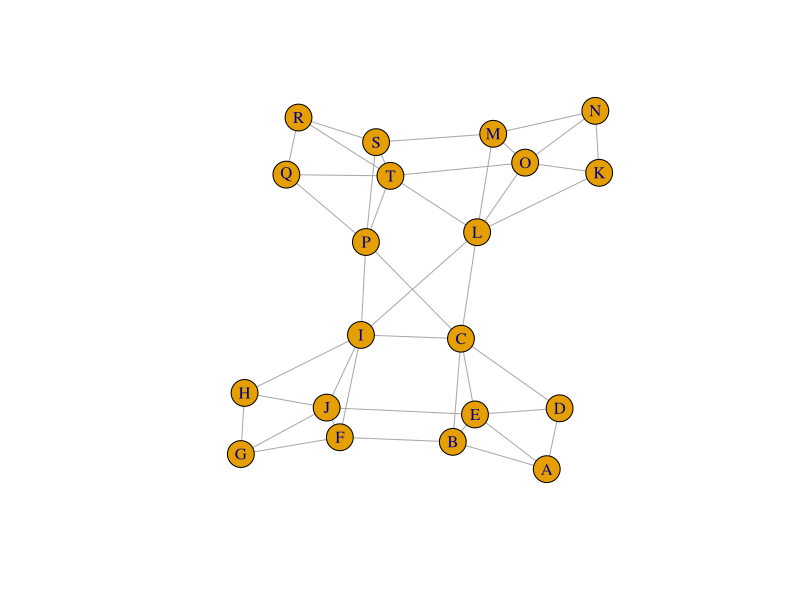
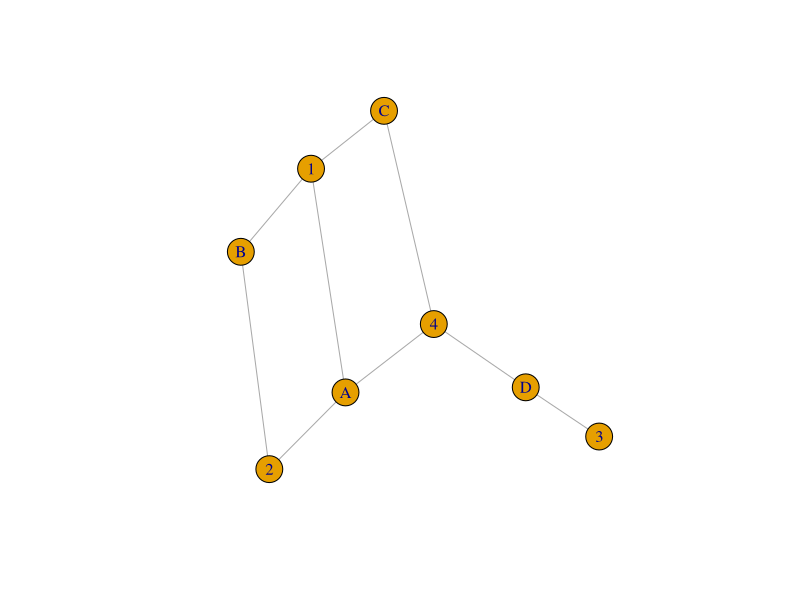
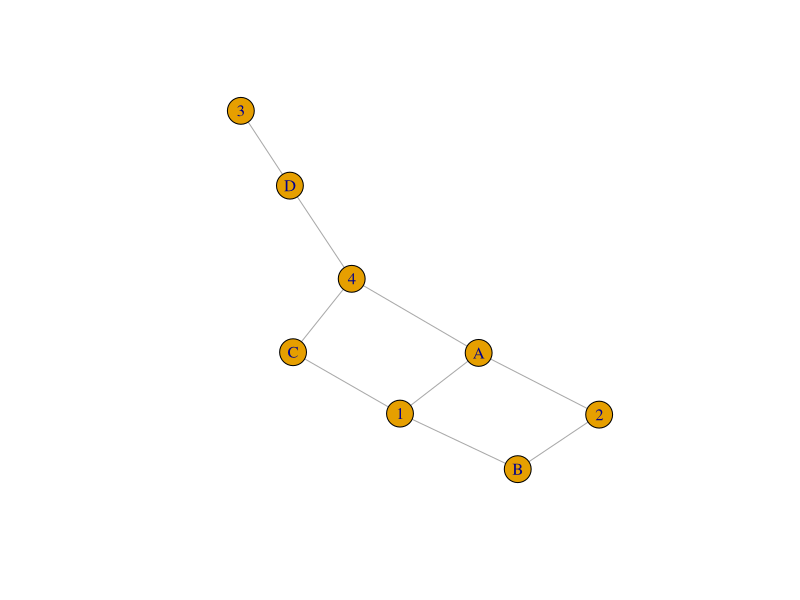
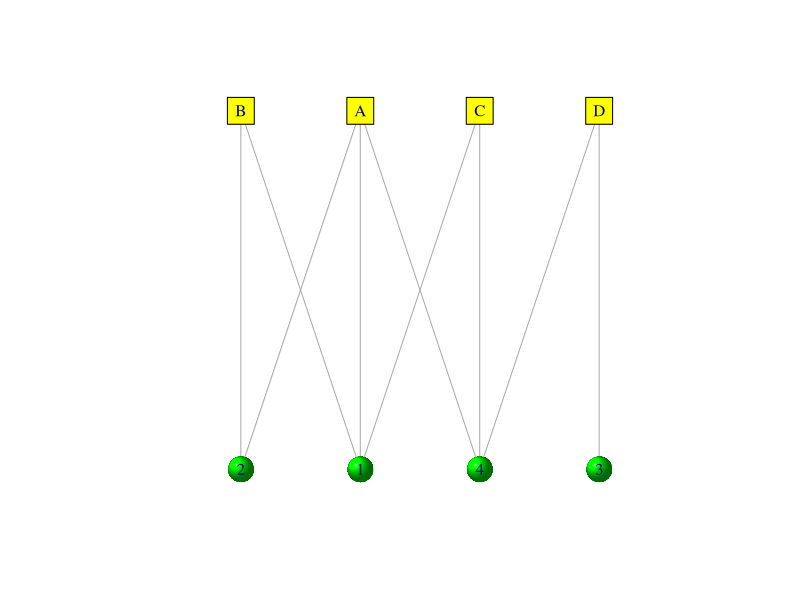
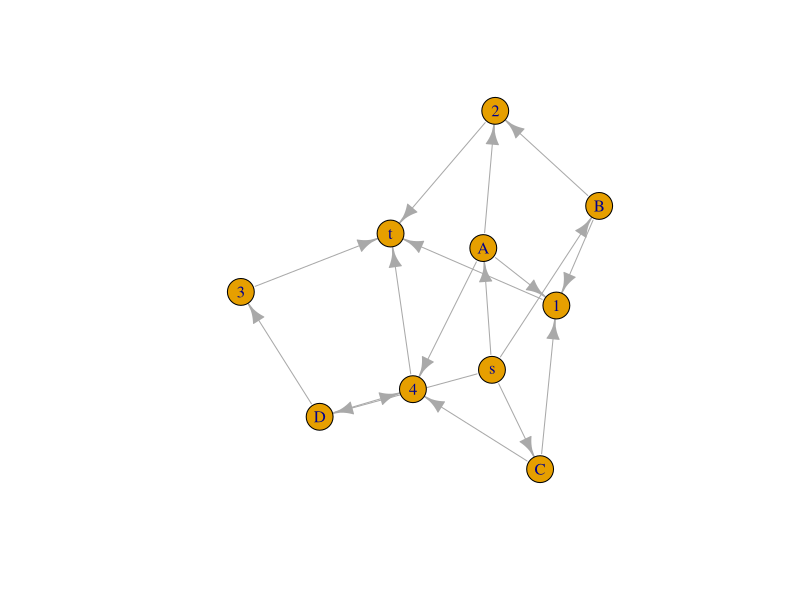
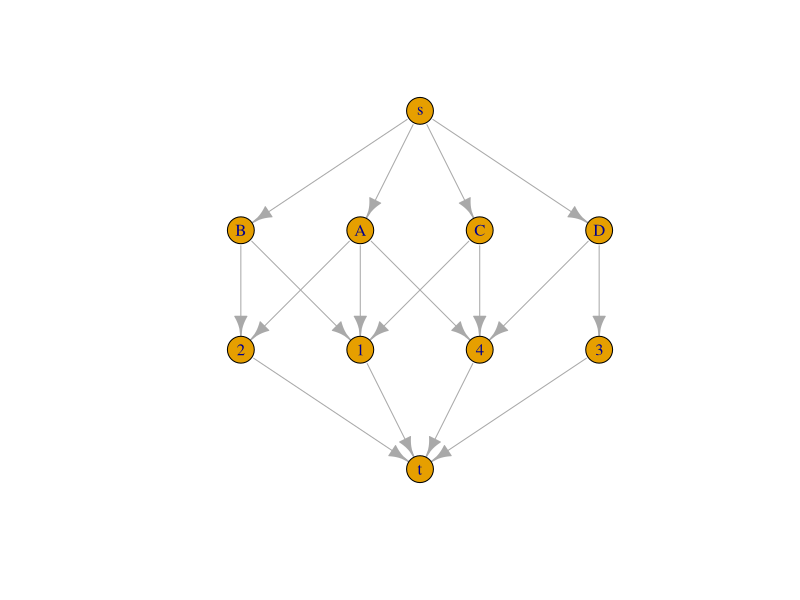
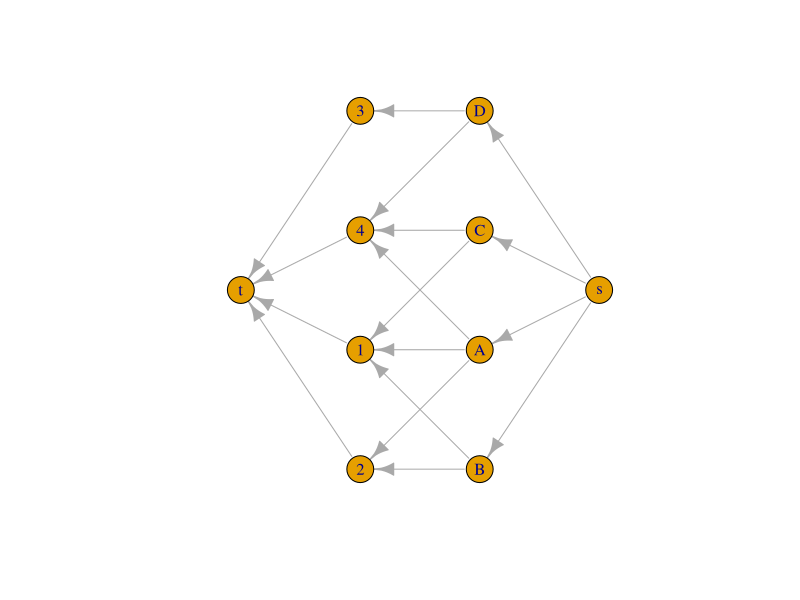
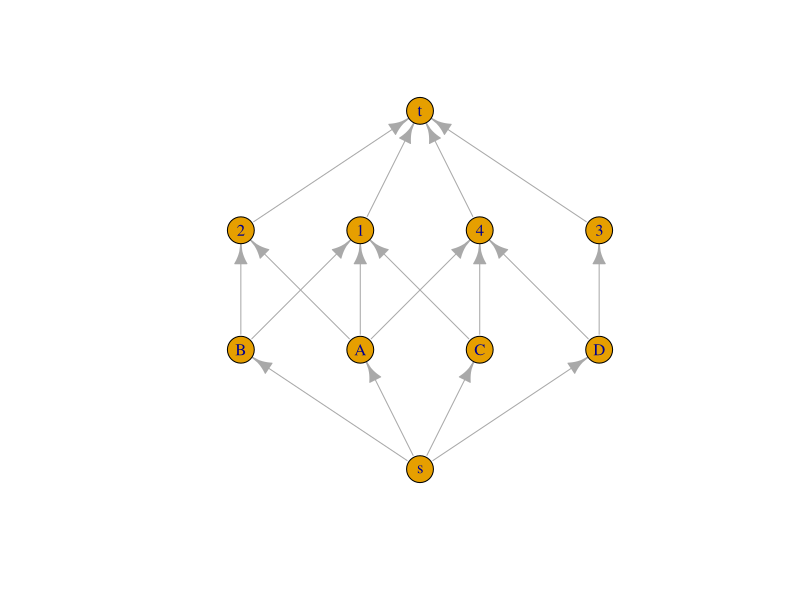

Generate these figures, in order, with R:
## ---- chunk 1
library(igraph)

graph <- make_graph( ~ A-B-C-D-A, E-A:B:C:D,
                     F-G-H-I-F, J-F:G:H:I,
                     K-L-M-N-K, O-K:L:M:N,
                     P-Q-R-S-P, T-P:Q:R:S,
                     B-F, E-J, C-I, L-T, O-T, M-S,
                     C-P, C-L, I-L, I-P)

plot(graph)
V(graph)
E(graph)
## ---- chunk 2
graph <- make_graph(~ A-1, A-2, A-4, B-1, B-2, C-1, C-4, D-3, D-4)
plot(graph)
## ---- chunk 3
is.bipartite(graph)
## ---- chunk 4
bipartite_mapping(graph)
V(graph)$type <- bipartite_mapping(graph)$type
is.bipartite(graph)
## ---- chunk 5
plot(graph)
## ---- chunk 6
plot(graph, layout = layout_as_bipartite, vertex.color = c("yellow","green")[V(graph)$type+1], vertex.shape = c("square","sphere")[V(graph)$type+1])
## ---- chunk 7
as_adjacency_matrix(graph)
max_bipartite_match(graph)
is_max_matching(graph, c("2","B","A","C","1","4","3","D"))
## ---- chunk 8
dirgraph <- graph_from_literal(s-+A:B:C:D, A-+1:2:4, B-+1:2, C-+1:4, D-+3:4, 1:2:3:4-+t)
plot(dirgraph)
## ---- chunk 9
xycoords <- layout_with_sugiyama(dirgraph)$layout
## ---- chunk 10
plot(dirgraph, layout = xycoords) #top to bottom
plot(dirgraph, layout = xycoords[,2:1]) #right to left
plot(dirgraph, layout = (xycoords %*% diag(c(1,-1)))) #bottom to top
plot(dirgraph, layout = (xycoords %*% diag(c(1,-1)))[,2:1]) #left to right
## ---- chunk 11
max_flow(dirgraph, source = "s", target = "t")
## ---- chunk 12
max.dirgraph <- delete_edges(dirgraph, which(max_flow(dirgraph, source = "s", target = "t")$flow == 0))
plot(max.dirgraph, layout = xycoords)
## ---- chunk 13
E(delete_vertices(max.dirgraph, c("s","t"))) #edges are A-4, B-2, C-1, D-3
is_max_matching(graph, c("4","C","B","A","2","1","3","D"))
## ---- chunk 14
degree(dirgraph)
degree.distribution(dirgraph)
distances(dirgraph) #all shortest pairwise vertex distances
shortest_paths(dirgraph,"s","t") #a specific shortest path from s -> t
## ---- chunk 15
E(dirgraph)
E(dirgraph)$weight <- c(1,1,1,1,rep(3,9),1,1,1,1)
is.weighted(dirgraph)

plot(dirgraph, layout = xycoords, edge.label = E(dirgraph)$weight, edge.width = E(dirgraph)$weight)
